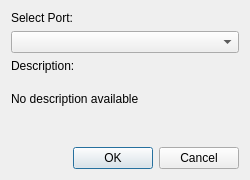
<?xml version="1.0" encoding="UTF-8"?>
<ui version="4.0">
 <class>OpenSerialDialog</class>
 <widget class="QDialog" name="OpenSerialDialog">
  <property name="geometry">
   <rect>
    <x>0</x>
    <y>0</y>
    <width>250</width>
    <height>180</height>
   </rect>
  </property>
  <property name="windowTitle">
   <string>Select Serial Port</string>
  </property>
  <property name="windowIcon">
   <iconset resource="resources.qrc">
    <normaloff>:/LIBRA-App_v2.ico</normaloff>:/LIBRA-App_v2.ico</iconset>
  </property>
  <property name="modal">
   <bool>true</bool>
  </property>
  <layout class="QVBoxLayout" name="verticalLayout">
   <item>
    <widget class="QLabel" name="static_l_port">
     <property name="text">
      <string>Select Port:</string>
     </property>
    </widget>
   </item>
   <item>
    <widget class="QComboBox" name="cb_ports"/>
   </item>
   <item>
    <widget class="QLabel" name="static_l_description">
     <property name="text">
      <string>Description:</string>
     </property>
    </widget>
   </item>
   <item>
    <widget class="QLabel" name="l_port_description">
     <property name="minimumSize">
      <size>
       <width>0</width>
       <height>40</height>
      </size>
     </property>
     <property name="autoFillBackground">
      <bool>false</bool>
     </property>
     <property name="styleSheet">
      <string notr="true"/>
     </property>
     <property name="frameShape">
      <enum>QFrame::Shape::NoFrame</enum>
     </property>
     <property name="text">
      <string>No description available</string>
     </property>
     <property name="alignment">
      <set>Qt::AlignmentFlag::AlignLeading|Qt::AlignmentFlag::AlignLeft|Qt::AlignmentFlag::AlignVCenter</set>
     </property>
     <property name="wordWrap">
      <bool>true</bool>
     </property>
    </widget>
   </item>
   <item>
    <spacer name="v_spacer">
     <property name="orientation">
      <enum>Qt::Orientation::Vertical</enum>
     </property>
     <property name="sizeHint" stdset="0">
      <size>
       <width>20</width>
       <height>40</height>
      </size>
     </property>
    </spacer>
   </item>
   <item>
    <widget class="QDialogButtonBox" name="DialogButtonBox">
     <property name="orientation">
      <enum>Qt::Orientation::Horizontal</enum>
     </property>
     <property name="standardButtons">
      <set>QDialogButtonBox::StandardButton::Cancel|QDialogButtonBox::StandardButton::Ok</set>
     </property>
    </widget>
   </item>
  </layout>
 </widget>
 <resources>
  <include location="resources.qrc"/>
 </resources>
 <connections>
  <connection>
   <sender>DialogButtonBox</sender>
   <signal>accepted()</signal>
   <receiver>OpenSerialDialog</receiver>
   <slot>accept()</slot>
   <hints>
    <hint type="sourcelabel">
     <x>248</x>
     <y>254</y>
    </hint>
    <hint type="destinationlabel">
     <x>157</x>
     <y>274</y>
    </hint>
   </hints>
  </connection>
  <connection>
   <sender>DialogButtonBox</sender>
   <signal>rejected()</signal>
   <receiver>OpenSerialDialog</receiver>
   <slot>reject()</slot>
   <hints>
    <hint type="sourcelabel">
     <x>316</x>
     <y>260</y>
    </hint>
    <hint type="destinationlabel">
     <x>286</x>
     <y>274</y>
    </hint>
   </hints>
  </connection>
 </connections>
</ui>
